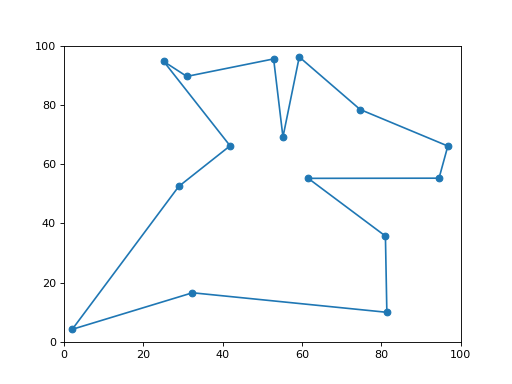

The Python source for this figure:
import numpy as np
import matplotlib.pyplot as plt
import init

## 读取数据
r=init.Parameter()
x = np.load("x.npy")
y = np.load("y.npy")

## 绘制环型拓扑结构
fig = plt.figure(dpi=80)
plt.xlim(0,r.xlim)
plt.ylim(0,r.ylim)
# 绘制网络节点
plt.scatter(x,y)
# 成环
Point = np.stack([x,y])
d = np.array([x-np.mean(x),y-np.mean(y)])   # 各点到中点的连线
angle = np.arctan2(d[1,:],d[0,:])           # 各点中点连线与x轴角度
# 按角度排序
i = np.argsort(angle)
angle= np.sort(angle)
x = Point[0,i].tolist()
y = Point[1,i].tolist()
x.append(x[0]) #加入起点到最末，形成闭合图形
y.append(y[0])
plt.plot(x,y)

plt.show()
